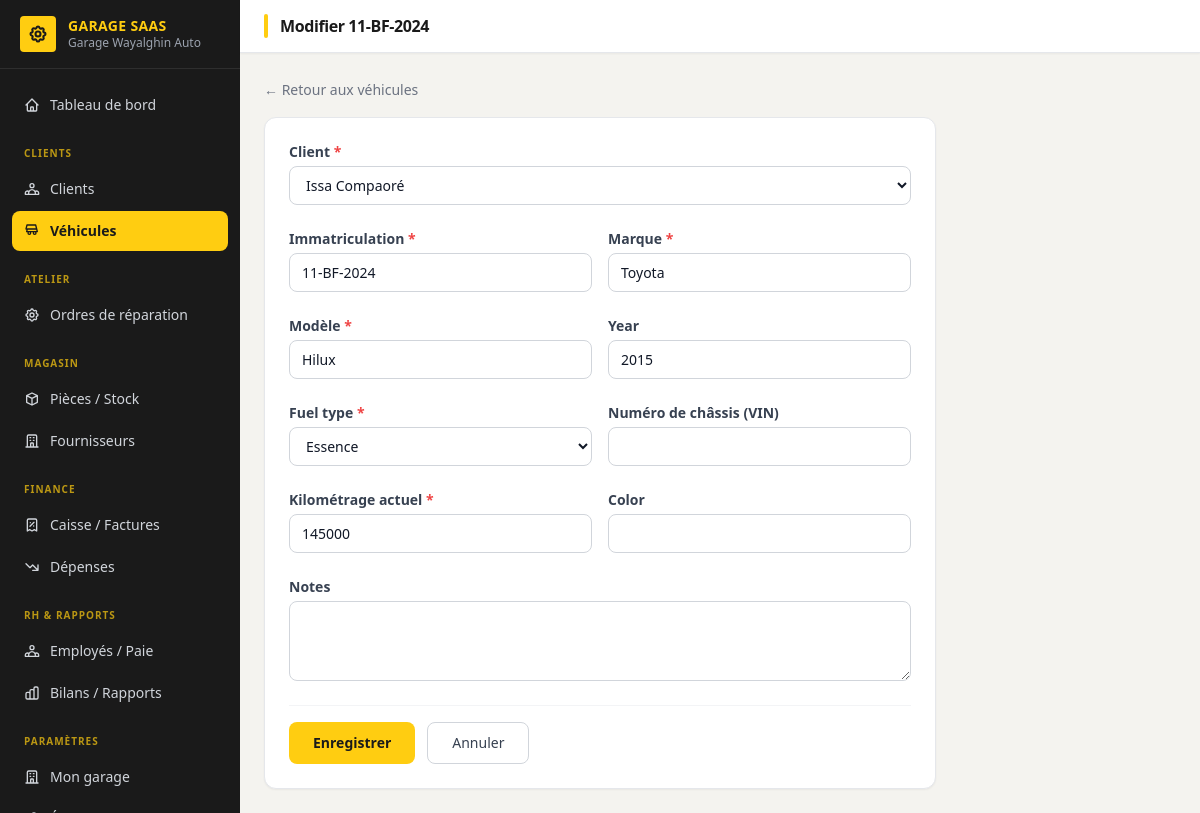
Page /vehicules/1/modifier/ (signed in) on the committed database.
### accounts/models.py (models this page shows, shortened)
class User(AbstractUser):
    ROLE_ADMIN = "admin"
    ROLE_RECEPTION = "reception"
    ROLE_MECHANIC = "mechanic"
    ROLE_CASHIER = "cashier"
    ROLE_STOREKEEPER = "storekeeper"
    ROLE_CHOICES = [
        (ROLE_ADMIN, "Administrateur garage"),
        (ROLE_RECEPTION, "Réceptionniste"),
        (ROLE_MECHANIC, "Mécanicien"),
        (ROLE_CASHIER, "Caissier"),
        (ROLE_STOREKEEPER, "Magasinier"),
    ]
    garage = models.ForeignKey(
        "tenants.Garage",
        on_delete=models.CASCADE,
        related_name="users",
        null=True,
        blank=True,
        help_text="Vide pour le staff plateforme (superuser).",
    )
    role = models.CharField(max_length=20, choices=ROLE_CHOICES, blank=True)
    phone = models.CharField(max_length=30, blank=True)
    @property
    def is_garage_admin(self):
        return self.role == self.ROLE_ADMIN

### tenants/models.py (models this page shows, shortened)
class Garage(TimeStampedModel):
    PLAN_CHOICES = [
        ("starter", "Starter"),
        ("pro", "Pro"),
        ("business", "Business"),
    ]
    name = models.CharField("Nom du garage", max_length=150)
    slug = models.SlugField(max_length=160, unique=True, blank=True)
    city = models.CharField("Ville", max_length=100, blank=True)
    phone = models.CharField("Téléphone", max_length=30, blank=True)
    whatsapp_number = models.CharField("Numéro WhatsApp", max_length=30, blank=True)
    email = models.EmailField(blank=True)
    address = models.CharField(max_length=255, blank=True)
    plan = models.CharField(max_length=20, choices=PLAN_CHOICES, default="starter")
    is_active = models.BooleanField(default=True)
    trial_ends_at = models.DateField(null=True, blank=True)
    logo = models.ImageField(
        "Logo",
        upload_to="garages/logos/",
        null=True,
        blank=True,
        help_text="Logo affiché dans l'interface du garage.",
    )
    faest_supplier_enabled = models.BooleanField(
        "Approvisionnement FAEST activé",
        default=False,
        help_text="Permet à ce garage de commander des pièces directement via FAEST depuis la plateforme.",
    )
    class Meta:
        verbose_name = "Garage"
        verbose_name_plural = "Garages"
        ordering = ["name"]

### clients/models.py (models this page shows, shortened)
class Vehicle(TenantModel):
    FUEL_CHOICES = [
        ("petrol", "Essence"),
        ("diesel", "Diesel"),
        ("hybrid", "Hybride"),
        ("electric", "Électrique"),
    ]
    client = models.ForeignKey(Client, on_delete=models.CASCADE, related_name="vehicles")
    plate_number = models.CharField("Immatriculation", max_length=30)
    make = models.CharField("Marque", max_length=60)
    model = models.CharField("Modèle", max_length=60)
    year = models.PositiveIntegerField(null=True, blank=True)
    fuel_type = models.CharField(max_length=20, choices=FUEL_CHOICES, default="petrol")
    vin = models.CharField("Numéro de châssis (VIN)", max_length=50, blank=True)
    mileage = models.PositiveIntegerField("Kilométrage actuel", default=0)
    color = models.CharField(max_length=40, blank=True)
    notes = models.TextField(blank=True)
    class Meta:
        ordering = ["plate_number"]
        constraints = [
            models.UniqueConstraint(
                fields=["garage", "plate_number"],
                name="unique_plate_per_garage",
            )
        ]

### clients/views.py (the view, shortened to what this page needs)
# urls.py: path('<int:pk>/modifier/', views.VehicleUpdateView.as_view(), name='vehicle_update'),
class VehicleUpdateView(GarageRequiredMixin, UpdateView):
    model = Vehicle
    form_class = VehicleForm
    template_name = 'clients/vehicle_form.html'
    def get_form_kwargs(self):
        kw = super().get_form_kwargs()
        kw['garage'] = self.garage
        return kw

### clients/forms.py
class VehicleForm(forms.ModelForm):
    class Meta:
        model = Vehicle
        fields = ['client', 'plate_number', 'make', 'model', 'year', 'fuel_type', 'vin', 'mileage', 'color', 'notes']
        widgets = {
            'notes': forms.Textarea(attrs={'rows': 3}),
            'year': forms.NumberInput(attrs={'min': 1970, 'max': 2030}),
        }
    def __init__(self, *args, garage=None, **kwargs):
        super().__init__(*args, **kwargs)
        if garage:
            self.fields['client'].queryset = Client.objects.for_garage(garage)
        _style(self)

### clients/forms.py (called while the page is built)
def _style(form):
    for field in form.fields.values():
        w = field.widget
        if not isinstance(w, forms.CheckboxInput):
            w.attrs.setdefault('class', _INPUT + (' bg-white' if isinstance(w, forms.Select) else ''))

### clients/models.py (called while the page is built)
    def __str__(self):
        return self.full_name

### core/models.py (called while the page is built)
    def for_garage(self, garage):
        return self.filter(garage=garage)

    def get_queryset(self):
        return TenantQuerySet(self.model, using=self._db)

    def for_garage(self, garage):
        return self.get_queryset().for_garage(garage)

### core/views.py (called while the page is built)
    def dispatch(self, request, *args, **kwargs):
        if not request.user.is_authenticated:
            return self.handle_no_permission()
        if getattr(request.user, 'garage', None) is None:
            return redirect('dashboard_home')
        return super().dispatch(request, *args, **kwargs)

    @property
    def garage(self):
        return self.request.user.garage

    def get_queryset(self):
        return super().get_queryset().for_garage(self.garage)

### clients/templates/clients/vehicle_form.html (shortened to what this page needs)
{% extends "dashboard/base.html" %}
{% block page_title %}{% if form.instance.pk %}Modifier {{ form.instance.plate_number }}{% else %}Nouveau véhicule{% endif %}{% endblock %}
{% block content %}
<div class="mb-4">
  <a href="{% url 'vehicle_list' %}" class="text-sm text-gray-500 hover:text-[#7A5C00] font-medium">← Retour aux véhicules</a>
</div>
<div class="max-w-2xl bg-white rounded-xl shadow-sm border border-gray-200 p-6">
  <form method="post" novalidate>
    <div class="grid grid-cols-2 gap-4">
      {% for field in form %}
      <div class="{% if field.name == 'notes' or field.name == 'client' %}col-span-2{% endif %} mb-2">
        <label class="block text-sm font-semibold text-gray-700 mb-1">
          {{ field.label }}{% if field.field.required %} <span class="text-red-500">*</span>{% endif %}
        </label>
        {{ field }}
      </div>
      {% endfor %}
    </div>
    <div class="flex gap-3 pt-4 border-t border-gray-100 mt-4">
      <button type="submit" class="bg-[#FFCD11] text-[#1A1A1A] px-6 py-2.5 rounded-lg text-sm font-bold hover:bg-[#E6B800] transition-colors">
        Enregistrer
      </button>
      <a href="{% url 'vehicle_list' %}" class="border border-gray-300 text-gray-700 px-6 py-2.5 rounded-lg text-sm hover:bg-gray-50 transition-colors">
        Annuler
      </a>
    </div>
  </form>
</div>
{% endblock %}

### dashboard/templates/dashboard/base.html (shortened to what this page needs)
<!DOCTYPE html>
<html lang="fr">
<head>
  <script src="https://cdn.tailwindcss.com"></script>
</head>
<body class="bg-[#F4F3EF] text-gray-900 min-h-screen flex">
  <aside class="w-60 bg-[#1A1A1A] text-white flex-shrink-0 flex flex-col fixed h-full z-10 overflow-y-auto">
    <div class="px-5 py-4 border-b border-[#2E2E2E] flex items-center gap-3 flex-shrink-0">
      {% if user.garage and user.garage.logo %}
        <img src="{{ user.garage.logo.url }}" alt="Logo"
             class="h-9 w-9 object-contain rounded bg-white p-0.5 flex-shrink-0">
      {% else %}
        <div class="h-9 w-9 rounded bg-[#FFCD11] flex items-center justify-center flex-shrink-0">
        </div>
      {% endif %}
      <div class="min-w-0">
        <div class="font-bold text-sm leading-tight text-[#FFCD11] tracking-wide">GARAGE SAAS</div>
        {% if user.garage %}
        <div class="text-gray-400 text-xs truncate">{{ user.garage.name }}</div>
        {% else %}
        <div class="text-gray-500 text-xs">Plateforme</div>
        {% endif %}
      </div>
    </div>
    <nav class="flex-1 px-3 py-4 space-y-0.5 text-sm">
      {% with n=request.resolver_match.url_name %}
      <a href="{% url 'dashboard_home' %}"
         class="flex items-center gap-2.5 px-3 py-2.5 rounded-lg transition-colors font-medium
                {% if n == 'dashboard_home' %}bg-[#FFCD11] text-[#1A1A1A]{% else %}text-gray-300 hover:bg-[#2A2A2A] hover:text-white{% endif %}">
        Tableau de bord
      </a>
      <div class="pt-4 pb-1 px-3 text-[10px] text-[#FFCD11] uppercase tracking-widest font-bold opacity-70">Clients</div>
      <a href="{% url 'client_list' %}"
         class="flex items-center gap-2.5 px-3 py-2.5 rounded-lg transition-colors
                {% if 'client' in n and 'vehicle' not in n %}bg-[#FFCD11] text-[#1A1A1A] font-semibold{% else %}text-gray-300 hover:bg-[#2A2A2A] hover:text-white{% endif %}">
        Clients
      </a>
      <a href="{% url 'vehicle_list' %}"
         class="flex items-center gap-2.5 px-3 py-2.5 rounded-lg transition-colors
                {% if 'vehicle' in n %}bg-[#FFCD11] text-[#1A1A1A] font-semibold{% else %}text-gray-300 hover:bg-[#2A2A2A] hover:text-white{% endif %}">
        <svg xmlns="http://www.w3.org/2000/svg" class="h-4 w-4 flex-shrink-0" fill="none" viewBox="0 0 24 24" stroke="currentColor" stroke-width="2">
          <path stroke-linecap="round" stroke-linejoin="round" d="M8 17a2 2 0 100-4 2 2 0 000 4zm8 0a2 2 0 100-4 2 2 0 000 4zM3 9l1.5-6h13L19 9m0 0H5m14 0l1 4H4l1-4" />
        </svg>
        Véhicules
      </a>
      <div class="pt-4 pb-1 px-3 text-[10px] text-[#FFCD11] uppercase tracking-widest font-bold opacity-70">Atelier</div>
      <a href="{% url 'order_list' %}"
         class="flex items-center gap-2.5 px-3 py-2.5 rounded-lg transition-colors
                {% if 'order' in n or 'task' in n or 'part_' in n %}bg-[#FFCD11] text-[#1A1A1A] font-semibold{% else %}text-gray-300 hover:bg-[#2A2A2A] hover:text-white{% endif %}">
        Ordres de réparation
      </a>
      <div class="pt-4 pb-1 px-3 text-[10px] text-[#FFCD11] uppercase tracking-widest font-bold opacity-70">Magasin</div>
      <a href="{% url 'part_list' %}"
         class="flex items-center gap-2.5 px-3 py-2.5 rounded-lg transition-colors
                {% if 'part' in n and 'order' not in n %}bg-[#FFCD11] text-[#1A1A1A] font-semibold{% else %}text-gray-300 hover:bg-[#2A2A2A] hover:text-white{% endif %}">
        <svg xmlns="http://www.w3.org/2000/svg" class="h-4 w-4 flex-shrink-0" fill="none" viewBox="0 0 24 24" stroke="currentColor" stroke-width="2">
          <path stroke-linecap="round" stroke-linejoin="round" d="M20 7l-8-4-8 4m16 0l-8 4m8-4v10l-8 4m0-10L4 7m8 4v10M4 7v10l8 4" />
        </svg>
        Pièces / Stock
      </a>
      <a href="{% url 'supplier_list' %}"
         class="flex items-center gap-2.5 px-3 py-2.5 rounded-lg transition-colors
                {% if 'supplier' in n %}bg-[#FFCD11] text-[#1A1A1A] font-semibold{% else %}text-gray-300 hover:bg-[#2A2A2A] hover:text-white{% endif %}">
        Fournisseurs
      </a>
      <div class="pt-4 pb-1 px-3 text-[10px] text-[#FFCD11] uppercase tracking-widest font-bold opacity-70">Finance</div>
      <a href="{% url 'invoice_list' %}"
         class="flex items-center gap-2.5 px-3 py-2.5 rounded-lg transition-colors
                {% if 'invoice' in n or 'payment' in n %}bg-[#FFCD11] text-[#1A1A1A] font-semibold{% else %}text-gray-300 hover:bg-[#2A2A2A] hover:text-white{% endif %}">
        <svg xmlns="http://www.w3.org/2000/svg" class="h-4 w-4 flex-shrink-0" fill="none" viewBox="0 0 24 24" stroke="currentColor" stroke-width="2">
          <path stroke-linecap="round" stroke-linejoin="round" d="M9 14l6-6m-5.5.5h.01m4.99 5h.01M19 21V5a2 2 0 00-2-2H7a2 2 0 00-2 2v16l3.5-2 3.5 2 3.5-2 3.5 2z" />
        </svg>
        Caisse / Factures
      </a>
      <a href="{% url 'expense_list' %}"
         class="flex items-center gap-2.5 px-3 py-2.5 rounded-lg transition-colors
                {% if 'expense' in n %}bg-[#FFCD11] text-[#1A1A1A] font-semibold{% else %}text-gray-300 hover:bg-[#2A2A2A] hover:text-white{% endif %}">
        <svg xmlns="http://www.w3.org/2000/svg" class="h-4 w-4 flex-shrink-0" fill="none" viewBox="0 0 24 24" stroke="currentColor" stroke-width="2">
          <path stroke-linecap="round" stroke-linejoin="round" d="M13 17h8m0 0V9m0 8l-8-8-4 4-6-6" />
        </svg>
        Dépenses
      </a>
      <div class="pt-4 pb-1 px-3 text-[10px] text-[#FFCD11] uppercase tracking-widest font-bold opacity-70">RH &amp; Rapports</div>
      <a href="{% url 'employee_list' %}"
         class="flex items-center gap-2.5 px-3 py-2.5 rounded-lg transition-colors
                {% if 'employee' in n or 'payroll' in n or 'payslip' in n %}bg-[#FFCD11] text-[#1A1A1A] font-semibold{% else %}text-gray-300 hover:bg-[#2A2A2A] hover:text-white{% endif %}">
        Employés / Paie
      </a>
      <a href="{% url 'bilan' %}"
         class="flex items-center gap-2.5 px-3 py-2.5 rounded-lg transition-colors
                {% if n == 'bilan' %}bg-[#FFCD11] text-[#1A1A1A] font-semibold{% else %}text-gray-300 hover:bg-[#2A2A2A] hover:text-white{% endif %}">
        Bilans / Rapports
      </a>
      {% if user.is_garage_admin or user.is_superuser %}
      <div class="pt-4 pb-1 px-3 text-[10px] text-[#FFCD11] uppercase tracking-widest font-bold opacity-70">Paramètres</div>
      {% if user.is_garage_admin %}
      <a href="{% url 'garage_settings' %}"
         class="flex items-center gap-2.5 px-3 py-2.5 rounded-lg transition-colors
                {% if n == 'garage_settings' %}bg-[#FFCD11] text-[#1A1A1A] font-semibold{% else %}text-gray-300 hover:bg-[#2A2A2A] hover:text-white{% endif %}">
        Mon garage
      </a>
      <a href="{% url 'user_list' %}"
         class="flex items-center gap-2.5 px-3 py-2.5 rounded-lg transition-colors
                {% if 'user' in n %}bg-[#FFCD11] text-[#1A1A1A] font-semibold{% else %}text-gray-300 hover:bg-[#2A2A2A] hover:text-white{% endif %}">
      </a>
      {% endif %}
      {% endif %}
      {% endwith %}
    </nav>
  </aside>
  <div class="ml-60 flex-1 flex flex-col min-h-screen">
    <header class="bg-white border-b border-gray-200 px-6 py-3.5 flex items-center justify-between sticky top-0 z-10 shadow-sm">
      <div class="flex items-center gap-3">
        <div class="w-1 h-6 bg-[#FFCD11] rounded-full"></div>
        <h1 class="text-base font-bold text-[#1A1A1A] tracking-tight">{% block page_title %}{% endblock %}</h1>
      </div>
    </header>
    <main class="flex-1 p-6">
      {% block content %}{% endblock %}
    </main>
  </div>
</body>
</html>

### dashboard/templates/dashboard/base.html (style rules this page uses)
input[type="text"], input[type="email"], input[type="number"], input[type="tel"], input[type="date"], input[type="password"], input[type="url"], select, textarea { display: block; width: 100%; border: 1px solid #D1D5DB; border-radius: 0.5rem; padding: 0.5rem 0.75rem; font-size: 0.875rem; line-height: 1.5; color: #111827; background: #fff; transition: border-color .15s, box-shadow .15s; }
textarea { resize: vertical; min-height: 80px; }

### rows in the picture
User: garage.name "Garage Wayalghin Auto"
Vehicle: instance.plate_number "11-BF-2024", form "Issa Compaoré" "11-BF-2024" "Toyota" "Hilux" "2015" "Essence" "145000"

### other values in the picture
{{ field.label }} "Client" "Immatriculation" "Marque" "Modèle" "Year" "Fuel type" "Numéro de châssis (VIN)" "Kilométrage actuel" "Color" "Notes"
